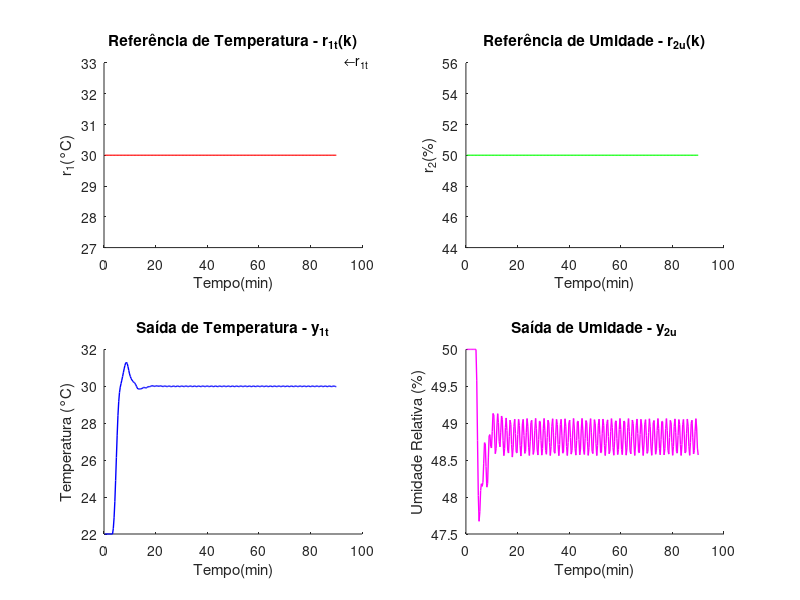

MATLAB code for this plot:
% --SCRIPT - IMPLEMENTAR PATAMARES EM SISTEMA TITO --
clear; clc; %close all;

qtde_amostras = 300;
T_amostra = 18;


%% INICIALIZAÇÕES
u_1t = zeros(1, qtde_amostras);
u_2u = zeros(1, qtde_amostras);
y_11t = zeros(1, qtde_amostras);
y_12u = zeros(1, qtde_amostras);
y_21t = zeros(1, qtde_amostras);
y_22u = zeros(1, qtde_amostras);
y_1t = zeros(1, qtde_amostras);
y_2u = zeros(1, qtde_amostras);
erro1 = zeros(1, qtde_amostras);
erro2 = zeros(1, qtde_amostras);
tempo = zeros(1, qtde_amostras);
r_1t = zeros(1, qtde_amostras);
r_2u = zeros(1, qtde_amostras);

y_1t_inicial = 22; % Condição inicial da saída de temperatura
y_2u_inicial = 50;
% Este loop inicializa as variáveis para os primeiros 7 pontos de tempo.
% As condições iniciais de 20°C e 17.3% são definidas aqui para ENTRADAS E SAÍDAS.
for k = 1:7
    % As entradas são os setpoints de referência.
    r_1t(k) = 30;
    r_2u(k) = 50;
    % As saídas do sistema inicializadas com os mesmos
    % valores das entradas para simular as condições iniciais.
    y_1t(k) = y_1t_inicial;
    y_2u(k) = y_2u_inicial;
    
    % Inicialização do vetor de tempo e erro. Com a saída = entrada,
    % o erro inicial é zero, como esperado para um estado de equilíbrio.
    tempo(k) = k*T_amostra;
    erro1(k) = r_1t(k) - y_1t(k);
    erro2(k) = r_2u(k) - y_2u(k);
end
r_1t(8:qtde_amostras) = 30; 
% r_1t((qtde_amostras/3+1):(2*qtde_amostras/3)) = 36; 
% r_1t((2*qtde_amostras/3+1):qtde_amostras) = 36;
r_2u(8:qtde_amostras) = 50; 
% r_2u((qtde_amostras/3+1):(2*qtde_amostras/3)) = 50;
% r_2u((2*qtde_amostras/3+1):qtde_amostras) = 55;
%% LOOPS PARA MALHA ABERTA E FECHADA
%variaveis da ft para testar a estabilidade
K_umid = 0.501;
a12_1 = -0.03556*K_umid;
a12_2 = -0.1718*K_umid;
a22_1 = 0.2455*K_umid;
a22_2 = 1.869*K_umid;
% Loop para avaliar as alteraçoes do valor de K
%### Ziegler_nichols Frequencial da malha de temperatura
K_crt=4.46;

T_crt=234; %em segundos. Equivale à 4.2 min
% 
 Kp=0.6*K_crt;
 Ti=0.5*T_crt;
 Td=0.125*T_crt;

% %M?toro Trapezoidal
Ki = Kp/Ti;
Kd = Kp*Td;


g0 = Kp + ((Ki*T_amostra)/2) + (Kd/T_amostra);
g1 = ((Ki*T_amostra)/2) - Kp - ((2*Kd)/T_amostra);
g2 = Kd/T_amostra;
%malha fechada
for k = 8:qtde_amostras
    y_11t(k) = 0.9678 * y_11t(k-1) + 0.08796 * u_1t(k-4) + 0.00509 * u_1t(k-5);
    y_12u(k) = 0.9331 * y_12u(k-1) + a12_1 * erro2(k-3) + a12_2 * erro2(k-4);
    y_21t(k) = 0.9676 * y_21t(k-1) - 0.1294 * u_1t(k-6) - 0.007485 * u_1t(k-7);
    y_22u(k) = 0.9048 * y_22u(k-1) + a22_1 * erro2(k-1) + a22_2 * erro2(k-2);
    
    y_1t(k) = y_11t(k) + y_12u(k) + y_1t_inicial;
    y_2u(k) = y_21t(k) + y_22u(k) + y_2u_inicial;

    erro1(k) = r_1t(k) - y_1t(k);
    erro2(k) = r_2u(k) - y_2u(k);
    u_1t(k) = u_1t(k-1) + g0 * erro1(k) + g1 * erro1(k-1) + g2 * erro1(k-2);
    if u_1t(k) > 100
        u_1t(k) = 100;
    end
    if u_1t(k) < 0
        u_1t(k) = 0;
    end
    tempo(k) = k * T_amostra;

end

%% PLOTAGEM DE GRÁFICOS


%MALHA FECHADA 
figure(2)

% Primeiro subplot – Saída y_1
subplot(2,2,1) 
hold on
plot(tempo/60, r_1t,'r', 'LineWidth', 1)
ylabel('r_{1}(°C)');
xlabel('Tempo(min)');
title('Referência de Temperatura - r_{1t}(k)');
text((310*T_amostra/60),33,'\leftarrowr_{1t}');
hold off

%------------
subplot(2,2,2) 
hold on
plot(tempo/60, r_2u, 'g', 'LineWidth', 1)
ylabel('r_{2}(%)');
xlabel('Tempo(min)');
title('Referência de Umidade - r_{2u}(k)');
text((610*T_amostra/60),53,'\leftarrowr_{2u}');
hold off
%-------------------
subplot(2,2,3) 
hold on
plot(tempo/60, y_1t,'b', 'LineWidth', 1)
% plot(tempo/60, erro1,'g', 'LineWidth', 1)
ylabel('Temperatura (°C)');
xlabel('Tempo(min)');
% title('Saída e Erro de Temperatura - y_{1t} e e_{1t}');
title('Saída de Temperatura - y_{1t}');
% legend('y_{1t}','e_{1t}')
hold off
%-------------------
subplot(2,2,4)
hold on
plot(tempo/60, y_2u,'m', 'LineWidth', 1)
% plot(tempo/60, erro2,'g', 'LineWidth', 1)
% title('Saída e Erro de Umidade - y_{2u} e e_{2u}')
title('Saída de Umidade - y_{2u}')

ylabel('Umidade Relativa (%)');
xlabel('Tempo(min)');
% legend('y_{2u}','e_{2u}')

hold off
% %-------------------
% subplot(3,2,5) 
% hold on
% plot(tempo/60, erro1,'b', 'LineWidth', 1)
% ylabel('e_{1}(°C)');
% xlabel('Tempo(min)');
% title('Erro de Temperatura - e_{1t}');
% hold off
% %-------------------
% subplot(3,2,6)
% hold on
% plot(tempo/60, erro2,'y', 'LineWidth', 1)
% title('Erro de Umidade - e_{2u}')
% ylabel('e_{2}(%)');
% xlabel('Tempo(min)');
% hold off
